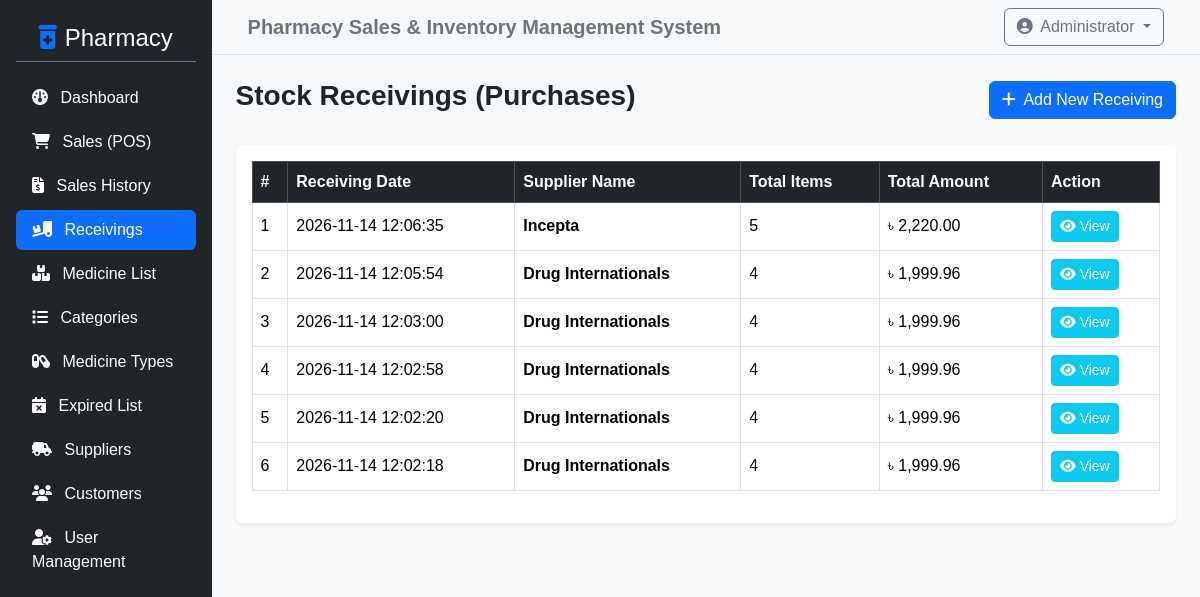
Page /admin/receivings.php (signed in) on the committed database.
### tables this page shows
CREATE TABLE `receiving_list` (
  `id` int NOT NULL,
  `supplier_id` int NOT NULL,
  `total_items` int NOT NULL,
  `total_amount` decimal(10,2) NOT NULL,
  `date_created` datetime DEFAULT CURRENT_TIMESTAMP
);

CREATE TABLE `supplier_list` (
  `id` int NOT NULL,
  `supplier_name` varchar(255) NOT NULL,
  `contact_person` varchar(255) DEFAULT NULL,
  `phone` varchar(50) NOT NULL,
  `email` varchar(100) DEFAULT NULL,
  `address` text
);

### admin/receivings.php (the view, shortened to what this page needs)
<?php
include '../config/db_connect.php';
$sql = "SELECT r.*, s.supplier_name
        FROM receiving_list r
        LEFT JOIN supplier_list s ON r.supplier_id = s.id
        ORDER BY r.id DESC";
$result = $conn->query($sql);
?>
<?php include '../includes/header.php'; ?>
<div class="d-flex">
    <?php include '../includes/sidebar.php'; ?>
    <div class="w-100 bg-light min-vh-100">
        <?php include '../includes/topbar.php'; ?>
        <div class="container-fluid p-4">
            <div class="d-flex justify-content-between align-items-center mb-4">
                <h3 class="fw-bold">Stock Receivings (Purchases)</h3>
                <a href="add_receiving.php" class="btn btn-primary"><i class="fa-solid fa-plus me-1"></i> Add New Receiving</a>
            </div>
            <div class="card shadow-sm border-0">
                <div class="card-body">
                    <div class="table-responsive">
                        <table class="table table-bordered table-hover align-middle">
                            <thead class="table-dark">
                                <tr>
                                    <th>#</th>
                                    <th>Receiving Date</th>
                                    <th>Supplier Name</th>
                                    <th>Total Items</th>
                                    <th>Total Amount</th>
                                    <th>Action</th>
                                </tr>
                            </thead>
                            <tbody>
                                <?php if ($result && $result->num_rows > 0): ?>
                                    <?php $i = 1; while ($row = $result->fetch_assoc()): ?>
                                        <tr>
                                            <td><?php echo $i++; ?></td>
                                            <td><?php echo htmlspecialchars($row['date_created'] ?? $row['created_at'] ?? 'N/A'); ?></td>
                                            <td><strong><?php echo htmlspecialchars($row['supplier_name'] ?? 'Walking Supplier'); ?></strong></td>
                                            <td><?php echo htmlspecialchars($row['total_items'] ?? '0'); ?></td>
                                            <td>৳ <?php echo number_format($row['total_amount'] ?? 0, 2); ?></td>
                                            <td>
                                                <a href="view_receiving.php?id=<?php echo $row['id']; ?>" class="btn btn-sm btn-info text-white"><i class="fa-solid fa-eye"></i> View</a>
                                            </td>
                                        </tr>
                                    <?php endwhile; ?>
                                <?php else: ?>
                                    <tr>
                                        <td colspan="6" class="text-center text-muted py-4">No stock receivings found.</td>
                                    </tr>
                                <?php endif; ?>
                            </tbody>
                        </table>
                    </div>
                </div>
            </div>
        </div>
    </div>
</div>
<?php include '../includes/footer.php'; ?>

### assets/css/style.css (style rules this page uses)
body { font-family: 'Segoe UI', Tahoma, Geneva, Verdana, sans-serif; background-color: #f8f9fa; }
body { background-color: #f8f9fa; font-family: Arial, sans-serif; }

### rows in the picture
receiving_list: date_created "2026-11-14 12:06:35", supplier_list.supplier_name "Incepta", total_items "5", total_amount "2,220.00"
receiving_list: date_created "2026-11-14 12:05:54", supplier_list.supplier_name "Drug Internationals", total_items "4", total_amount "1,999.96"
receiving_list: date_created "2026-11-14 12:03:00", supplier_list.supplier_name "Drug Internationals", total_items "4", total_amount "1,999.96"
receiving_list: date_created "2026-11-14 12:02:58", supplier_list.supplier_name "Drug Internationals", total_items "4", total_amount "1,999.96"
receiving_list: date_created "2026-11-14 12:02:20", supplier_list.supplier_name "Drug Internationals", total_items "4", total_amount "1,999.96"
receiving_list: date_created "2026-11-14 12:02:18", supplier_list.supplier_name "Drug Internationals", total_items "4", total_amount "1,999.96"
